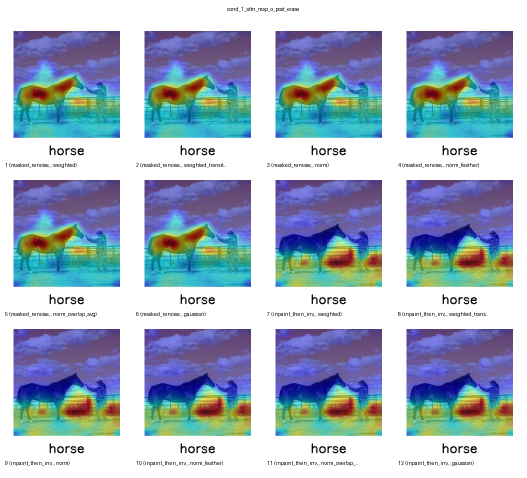
#> input picture outputs/grids/cond_1_attn_map_o_post_erase_grid.png, 1054 x 956 px (shown at 1/2 size); its folder holds only this picture in this run
$ python make_grid_from_runs.py --input outputs/grids --pattern outputs/grids/cond_1_attn_map_o_post_erase_grid.png
#> lines starting #> are read from the running program, lines starting #| are printed output that depends on the picture
#!/usr/bin/env python3
"""
Build per-key image grids across multiple experiment runs.

Typical usage:
  python make_grid_from_runs.py --input /tmp/test_run_methods_full_smartcompose --output /tmp/grids

By default it looks for files like:
  cond_*_attn_map_*_*.png
in each run directory (e.g. 1/, 2/, 3/, ...), and for each filename ("key")
creates a grid image that contains the corresponding images from all runs.
"""

from __future__ import annotations

import argparse
import json
import math
import os
from pathlib import Path
from typing import Dict, List, Optional, Tuple

from PIL import Image, ImageDraw, ImageFont


def _try_int(s: str) -> Optional[int]:
    try:
        return int(s)
    except Exception:
        return None


def _list_run_dirs(base: Path) -> List[Path]:
    dirs = [p for p in base.iterdir() if p.is_dir()]
    numeric = [p for p in dirs if _try_int(p.name) is not None]
    # If any numeric run directories exist, assume those are the experiment runs.
    if numeric:
        return sorted(numeric, key=lambda p: _try_int(p.name) or 0)
    return []


def _read_run_label(run_dir: Path) -> str:
    cfg_path = run_dir / "config.json"
    if not cfg_path.exists():
        return run_dir.name
    try:
        data = json.loads(cfg_path.read_text(encoding="utf-8"))
        erase = data.get("erase_method")
        compose = data.get("compose_method")
        parts = []
        if erase:
            parts.append(f"{erase}, ")
        if compose:
            parts.append(f"{compose}")
        if parts:
            return f"{run_dir.name} ({', '.join(parts)})"
    except Exception:
        pass
    return run_dir.name


def _load_font(size: int) -> ImageFont.ImageFont:
    # Degrade gracefully; PIL always has a default bitmap font.
    try:
        return ImageFont.truetype("DejaVuSans.ttf", size=size)
    except Exception:
        return ImageFont.load_default()


def _draw_centered_text(img: Image.Image, text: str, *, y: int, font: ImageFont.ImageFont) -> None:
    draw = ImageDraw.Draw(img)
    bbox = draw.textbbox((0, 0), text, font=font)
    text_w = bbox[2] - bbox[0]
    x = max(0, (img.width - text_w) // 2)
    draw.text((x, y), text, fill=(0, 0, 0), font=font)


def _make_placeholder(size: Tuple[int, int]) -> Image.Image:
    img = Image.new("RGB", size, (245, 245, 245))
    draw = ImageDraw.Draw(img)
    draw.rectangle([(0, 0), (size[0] - 1, size[1] - 1)], outline=(210, 210, 210), width=2)
    return img


def _fit_to_tile(img: Image.Image, tile_size: Tuple[int, int]) -> Image.Image:
    # Preserve aspect ratio; pad with white to tile.
    src = img.convert("RGB")
    src.thumbnail(tile_size, Image.Resampling.LANCZOS)
    canvas = Image.new("RGB", tile_size, (255, 255, 255))
    x = (tile_size[0] - src.width) // 2
    y = (tile_size[1] - src.height) // 2
    canvas.paste(src, (x, y))
    return canvas


def _grid_dims(n: int, cols: Optional[int]) -> Tuple[int, int]:
    if n <= 0:
        return 0, 0
    if cols and cols > 0:
        c = min(cols, n)
        r = int(math.ceil(n / c))
        return r, c
    c = int(math.ceil(math.sqrt(n)))
    r = int(math.ceil(n / c))
    return r, c


def build_grid(
    *,
    key: str,
    images_by_run: List[Tuple[str, Optional[Path]]],  # (label, image_path)
    out_path: Path,
    cols: Optional[int],
    tile_size: Tuple[int, int],
    title: bool,
    labels: bool,
) -> None:
    n = len(images_by_run)
    rows, cols_eff = _grid_dims(n, cols)
    if rows == 0 or cols_eff == 0:
        return

    title_h = 56 if title else 0
    label_h = 36 if labels else 0
    pad = 6
    cell_w, cell_h = tile_size[0], tile_size[1] + label_h

    grid_w = cols_eff * cell_w + (cols_eff + 1) * pad
    grid_h = title_h + rows * cell_h + (rows + 1) * pad
    canvas = Image.new("RGB", (grid_w, grid_h), (255, 255, 255))

    font_title = _load_font(20)
    font_label = _load_font(14)

    if title:
        # simple title bar
        draw = ImageDraw.Draw(canvas)
        draw.rectangle([(0, 0), (grid_w, title_h)], fill=(255, 255, 255))
        _draw_centered_text(canvas, key, y=12, font=font_title)

    for idx, (run_label, img_path) in enumerate(images_by_run):
        r = idx // cols_eff
        c = idx % cols_eff
        x0 = pad + c * (cell_w + pad)
        y0 = title_h + pad + r * (cell_h + pad)

        if img_path and img_path.exists():
            img = Image.open(img_path)
            tile = _fit_to_tile(img, tile_size)
        else:
            tile = _make_placeholder(tile_size)

        canvas.paste(tile, (x0, y0))

        if labels:
            draw = ImageDraw.Draw(canvas)
            y_text = y0 + tile_size[1] + 6
            # truncate long labels
            text = run_label
            if len(text) > 40:
                text = text[:37] + "..."
            draw.text((x0 + 4, y_text), text, fill=(0, 0, 0), font=font_label)

    out_path.parent.mkdir(parents=True, exist_ok=True)
    canvas.save(out_path)


def main() -> None:
    ap = argparse.ArgumentParser()
    ap.add_argument("--input", required=True, help="Base output directory containing run folders (e.g. 1/,2/,3/...).")
    ap.add_argument("--output", default=None, help="Where to write grids. Default: <input>/grids")
    ap.add_argument("--pattern", default="cond_*_attn_map_*_*.png", help="Glob for images inside each run dir.")
    ap.add_argument("--cols", type=int, default=6, help="Number of columns in the grid.")
    ap.add_argument("--tile", default="256x256", help="Tile size WxH, e.g. 256x256")
    ap.add_argument("--no_title", action="store_true", help="Do not draw the grid title.")
    ap.add_argument("--no_labels", action="store_true", help="Do not draw per-run labels.")
    ap.add_argument("--max_keys", type=int, default=0, help="Limit number of keys (0 = no limit).")
    args = ap.parse_args()

    base = Path(args.input)
    if not base.exists():
        raise SystemExit(f"Input not found: {base}")

    out_dir = Path(args.output) if args.output else (base / "grids")
    try:
        w_s, h_s = args.tile.lower().split("x", 1)
        tile_size = (int(w_s), int(h_s))
    except Exception:
        raise SystemExit("--tile must be like 256x256")

    run_dirs = _list_run_dirs(base)
    # Allow a single-run directory (no subfolders) for convenience.
    if not run_dirs:
        run_dirs = [base]

    run_labels = {d: _read_run_label(d) for d in run_dirs}

    # Collect keys (filenames) across runs
    keys: Dict[str, List[Tuple[str, Optional[Path]]]] = {}
    for d in run_dirs:
        for p in sorted(d.glob(args.pattern)):
            if not p.is_file():
                continue
            key = p.name
            keys.setdefault(key, [])

    # Initialize all keys with all runs in a stable order.
    all_keys = sorted(keys.keys())
    if args.max_keys and args.max_keys > 0:
        all_keys = all_keys[: args.max_keys]

    for key in all_keys:
        per_run: List[Tuple[str, Optional[Path]]] = []
        for d in run_dirs:
            label = run_labels[d]
            img_path = d / key
            per_run.append((label, img_path if img_path.exists() else None))

        out_path = out_dir / key.replace(".png", "_grid.png")
        build_grid(
            key=key.replace(".png", ""),
            images_by_run=per_run,
            out_path=out_path,
            cols=args.cols,
            tile_size=tile_size,
            title=not args.no_title,
            labels=not args.no_labels,
        )
#> in build_grid, `canvas = Image.new("RGB", (grid_w, grid_h), (255, 255, 255))`: canvas: PIL image 268x360 RGB; every value is 255
#> in _draw_centered_text, `bbox = draw.textbbox((0, 0), text, font=font)`: bbox = (0, 4, 367, 24)
#> in _draw_centered_text, `text_w = bbox[2] - bbox[0]`: text_w = 367
#> in _draw_centered_text, `x = max(0, (img.width - text_w) // 2)`: x = 0
#> in build_grid, `_draw_centered_text(canvas, key, y=12, font=font_title)`:
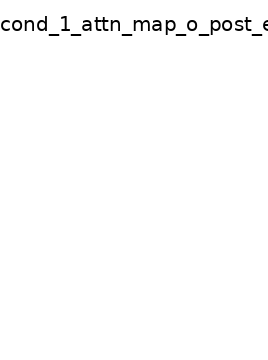
#> canvas: PIL image 268x360 RGB; min 0, max 255, mean 252.2
#> in build_grid, img is the input picture: PIL image 1054x956 RGB; mean R, G, B 165.5, 180.1, 196
#> in _fit_to_tile, `src.thumbnail(tile_size, Image.Resampling.LANCZOS)`:
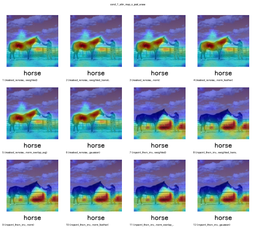
#> src: PIL image 256x232 RGB; mean R, G, B 165.1, 179.8, 195.8
#> in _fit_to_tile, `canvas = Image.new("RGB", tile_size, (255, 255, 255))`: canvas: PIL image 256x256 RGB; every value is 255
#> in _fit_to_tile, `canvas.paste(src, (x, y))`:
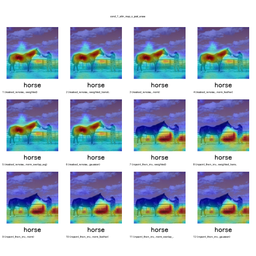
#> canvas: PIL image 256x256 RGB; mean R, G, B 173.6, 186.8, 201.3
#> in build_grid, `canvas.paste(tile, (x0, y0))`:
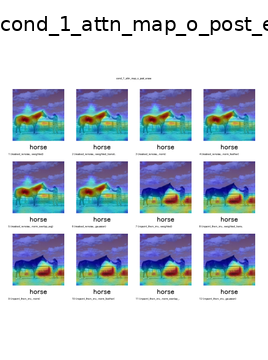
#> canvas: PIL image 268x360 RGB; mean R, G, B 196.8, 205.8, 215.7
#> in build_grid, `canvas.save(out_path)`:
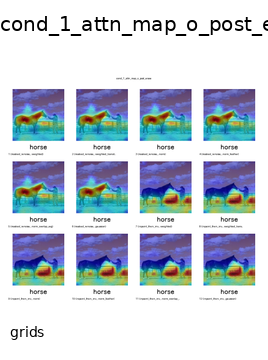
#> saved as cond_1_attn_map_o_post_erase_grid_grid.png: PIL image 268x360 RGB; mean R, G, B 196.5, 205.5, 215.4

    print(f"Wrote {len(all_keys)} grids to: {out_dir}")


if __name__ == "__main__":
    main()
